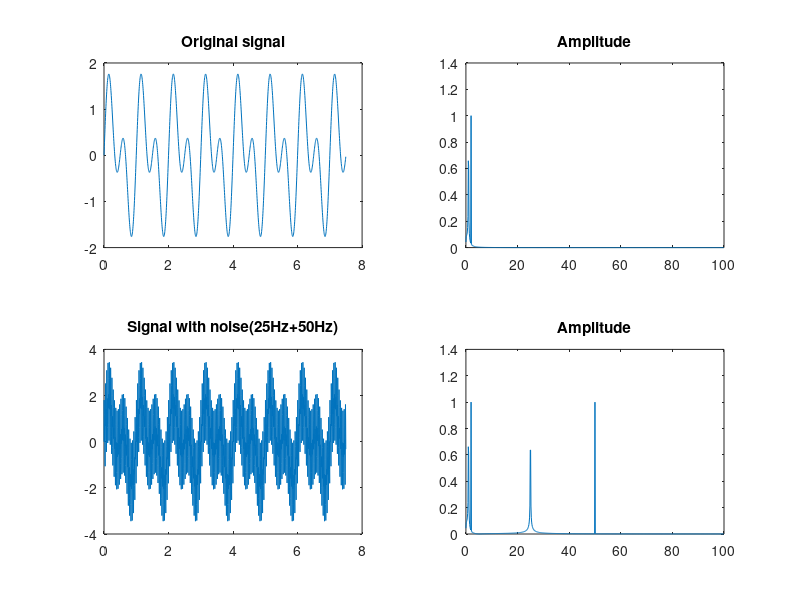

This figure's MATLAB source:
Fs = 200;            % Sampling frequency                    
T = 1/Fs;             % Sampling period       
L = 1500;             % Length of signal
t = (0:L-1)*T;        % Time vector

S = sin(2*pi*1*t) + sin(2*pi*2*t);
noise = sin(2*pi*25*t) + sin(2*pi*50*t);
S_noise = S + noise;

FFT_size = L;
Fre = (0:FFT_size-1)*Fs/FFT_size;
Fre = Fre(1:FFT_size/2);

subplot(2,2,1);
plot(t, S);
title('Original signal');

Y = fft(S);
Amp = abs(Y);
Amp(1) = Amp(1)/L;
Amp(2:FFT_size/2-1) = Amp(2:FFT_size/2-1)/(L/2);
Amp(FFT_size/2) = Amp(FFT_size/2)/L;
Amp = Amp(1:FFT_size/2);

subplot(2,2,2);
plot(Fre,Amp);
title('Amplitude');

subplot(2,2,3);
plot(t, S_noise);
title('Signal with noise(25Hz+50Hz)');

Y = fft(S_noise);
Amp = abs(Y);
Amp = Amp/L;
Amp(2:FFT_size/2-1) = Amp(2:FFT_size/2-1)*2;
Amp = Amp(1:FFT_size/2);

subplot(2,2,4);
plot(Fre,Amp);
title('Amplitude');

% References:
% doc fft
% [频谱分析-FFT之后的那些事情](https://blog.csdn.net/czyt1988/article/details/84995295)
